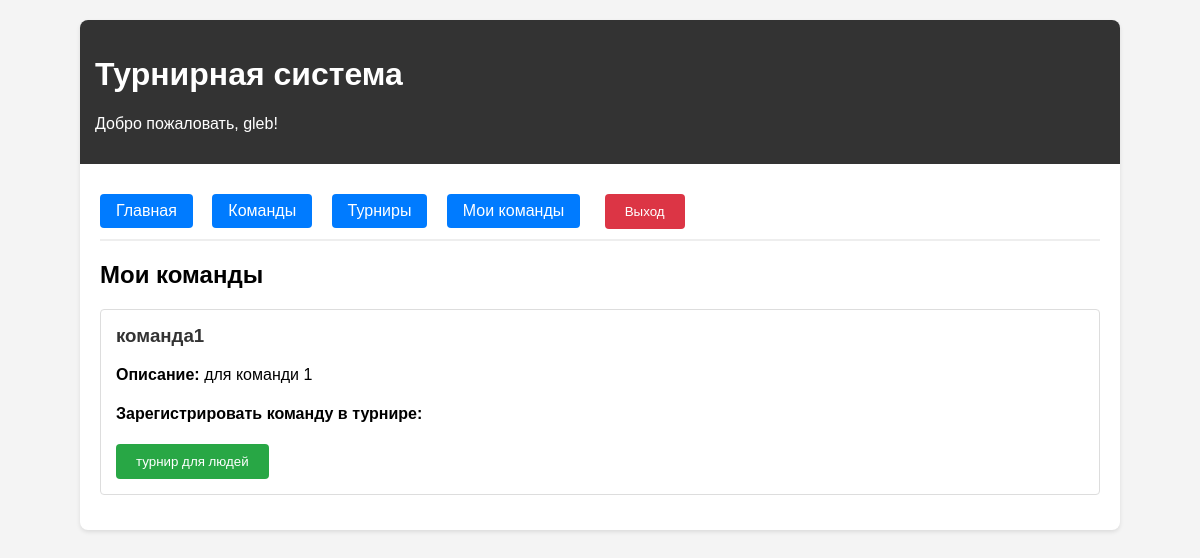
Page /my_teams (signed in) on the earlier database version.
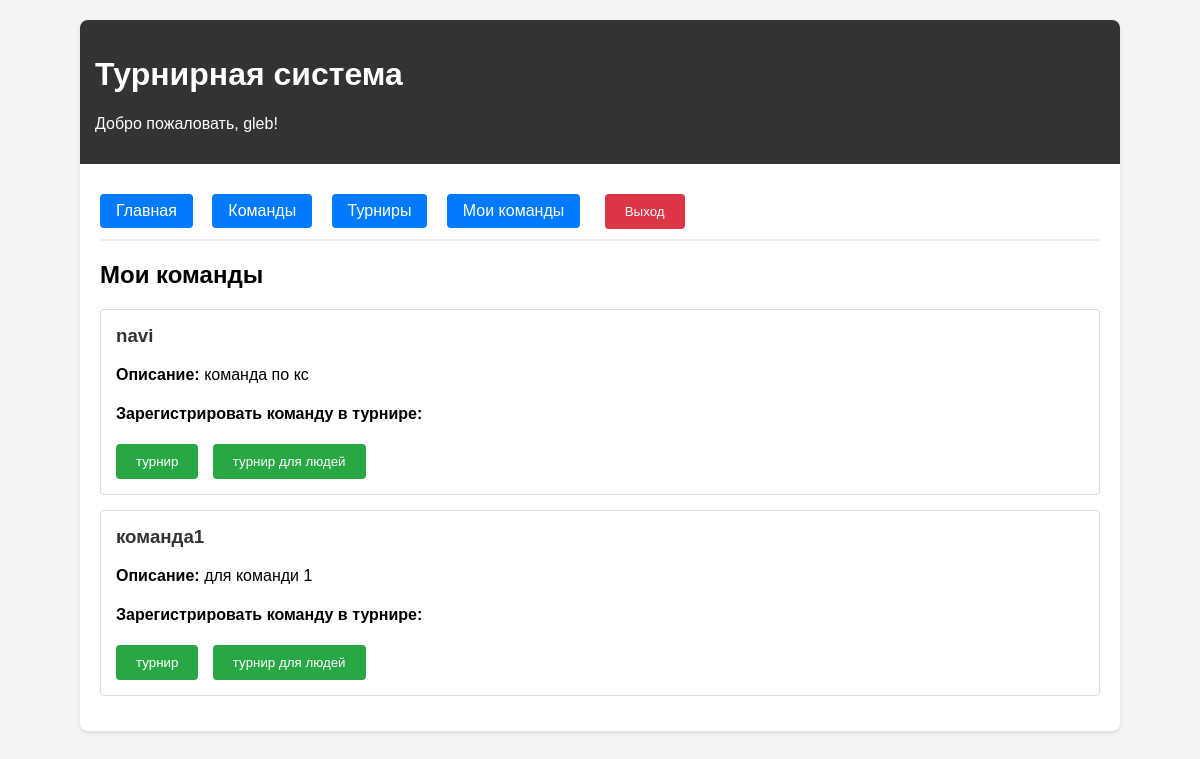
Same page on the later database version.
### tables this page shows
CREATE TABLE teams (
            id INTEGER PRIMARY KEY AUTOINCREMENT,
            name TEXT NOT NULL,
            description TEXT,
            creator_id INTEGER,
            FOREIGN KEY (creator_id) REFERENCES users (id)
        );

CREATE TABLE tournaments (
            id INTEGER PRIMARY KEY AUTOINCREMENT,
            name TEXT NOT NULL,
            description TEXT,
            creator_id INTEGER,
            max_teams INTEGER DEFAULT 16,
            FOREIGN KEY (creator_id) REFERENCES users (id)
        );

### main.py (the view)
@app.get("/my_teams", response_class=HTMLResponse)
async def my_teams(request: Request):
    user = require_auth(request)
    conn = get_db_connection()
    my_teams = conn.execute('''
        SELECT t.* FROM teams t
        JOIN team_members tm ON t.id = tm.team_id
        WHERE tm.user_id = ?
        ORDER BY t.id DESC
    ''', (user['id'],)).fetchall()
    tournaments = conn.execute('SELECT * FROM tournaments ORDER BY id DESC').fetchall()
    conn.close()
    return templates.TemplateResponse("my_teams.html", {
        "request": request,
        "teams": my_teams,
        "tournaments": tournaments,
        "csrf_token": generate_csrf_token(request),
        "username": user['username'],
        "user_id": user['id']
    })

### templates/my_teams.html (shortened to what this page needs)
{% extends "base.html" %}
{% block content %}
<h2>Мои команды</h2>
{% if teams %}
    {% for team in teams %}
        <div class="card">
            <h3>{{ team.name }}</h3>
            <p><strong>Описание:</strong> {{ team.description or 'Нет описания' }}</p>
            <h4>Зарегистрировать команду в турнире:</h4>
            {% if tournaments %}
                <div style="margin-top: 10px;">
                    {% for tournament in tournaments %}
                        <form method="POST" action="/join_tournament" style="display: inline; margin-right: 10px; margin-bottom: 5px;">
                            <button type="submit" class="btn">{{ tournament.name }}</button>
                        </form>
                    {% endfor %}
                </div>
            {% else %}
                <p>Доступных турниров нет.</p>
            {% endif %}
        </div>
    {% endfor %}
{% else %}
    <p>Вы пока не состоите ни в одной команде.</p>
    <a href="/create_team" class="btn">Создать команду</a>
    <a href="/teams" class="btn">Присоединиться к команде</a>
{% endif %}
{% endblock %}

Differences in the rows shown:
added teams: name "navi", description "команда по кс", tournaments (name "турнир для людей")
added tournaments: name "турнир"
